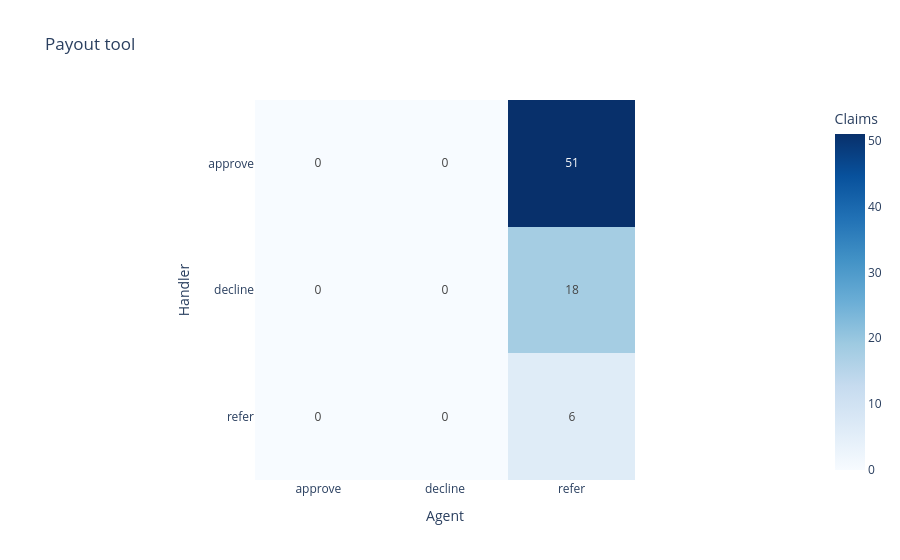

Notebook source saved alongside this figure:
### Code cell
# Stack the runs and draw the confusion matrix for the payout-tool agent

payout_table = pd.concat(payout_tables, ignore_index=True)
show_confusion_matrix(payout_table, 'Payout tool')

### Figure 1 — Plotly figure (JSON) as saved in the notebook; plotly's stock layout.template omitted (floating-point values rounded to 4 significant figures)
{"data": [{"coloraxis": "coloraxis", "hovertemplate": "Agent: %{x}<br>Handler: %{y}<br>Claims: %{z}<extra></extra>", "name": "0", "texttemplate": "%{z}", "type": "heatmap", "x": ["approve", "decline", "refer"], "xaxis": "x", "y": ["approve", "decline", "refer"], "yaxis": "y", "z": [[0, 0, 51], [0, 0, 18], [0, 0, 6]]}], "layout": {"coloraxis": {"autocolorscale": false, "colorbar": {"title": {"text": "Claims"}}, "colorscale": [[0, "rgb(247,251,255)"], [0.125, "rgb(222,235,247)"], [0.25, "rgb(198,219,239)"], [0.375, "rgb(158,202,225)"], [0.5, "rgb(107,174,214)"], [0.625, "rgb(66,146,198)"], [0.75, "rgb(33,113,181)"], [0.875, "rgb(8,81,156)"], [1, "rgb(8,48,107)"]]}, "title": {"text": "Payout tool"}, "xaxis": {"anchor": "y", "constrain": "domain", "domain": [0, 1], "scaleanchor": "y", "title": {"text": "Agent"}}, "yaxis": {"anchor": "x", "autorange": "reversed", "constrain": "domain", "domain": [0, 1], "title": {"text": "Handler"}}}}
